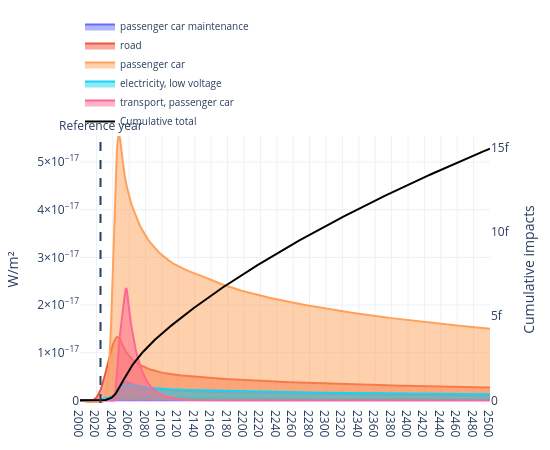

The notebook cell this image was saved under:
### Code cell
from trails.plotting import plot_rf

fig = plot_rf(
    trails=trails,
    reference_year=2025,
    #by="flow",
    year_range=(2000, 2500),
    year_tick=20,
    flow_groupby_name=True,
    #y_max=0.2e-16
)
fig.show()

### Figure 1 — Plotly figure (JSON) as saved in the notebook; plotly's stock layout.template omitted (floating-point values rounded to 4 significant figures; data arrays with more than 128 entries replaced by an {"elided": "..."} marker saying what was removed)
{"data": [{"fill": "tozeroy", "hovertemplate": "<b>%{meta}</b><br>Year: %{x}<br>W/m²: %{y:.6g}<extra></extra>", "line": {"width": 2}, "meta": "passenger car maintenance", "mode": "lines", "name": "passenger car maintenance", "opacity": 0.4, "showlegend": true, "type": "scatter", "x": {"elided": "501 int values"}, "y": {"elided": "501 float values"}}, {"fill": "tozeroy", "hovertemplate": "<b>%{meta}</b><br>Year: %{x}<br>W/m²: %{y:.6g}<extra></extra>", "line": {"width": 2}, "meta": "road", "mode": "lines", "name": "road", "opacity": 0.4, "showlegend": true, "type": "scatter", "x": {"elided": "501 int values"}, "y": {"elided": "501 float values"}}, {"fill": "tozeroy", "hoverinfo": "skip", "line": {"width": 2}, "meta": "road maintenance", "mode": "lines", "name": "road maintenance", "opacity": 0.4, "showlegend": false, "type": "scatter", "x": {"elided": "501 int values"}, "y": {"elided": "501 float values"}}, {"fill": "tozeroy", "hoverinfo": "skip", "line": {"width": 2}, "meta": "tetrafluoroethane, R134a", "mode": "lines", "name": "tetrafluoroethane, R134a", "opacity": 0.4, "showlegend": false, "type": "scatter", "x": {"elided": "501 int values"}, "y": {"elided": "501 float values"}}, {"fill": "tozeroy", "hovertemplate": "<b>%{meta}</b><br>Year: %{x}<br>W/m²: %{y:.6g}<extra></extra>", "line": {"width": 2}, "meta": "passenger car", "mode": "lines", "name": "passenger car", "opacity": 0.4, "showlegend": true, "type": "scatter", "x": {"elided": "501 int values"}, "y": {"elided": "501 float values"}}, {"fill": "tozeroy", "hovertemplate": "<b>%{meta}</b><br>Year: %{x}<br>W/m²: %{y:.6g}<extra></extra>", "line": {"width": 2}, "meta": "electricity, low voltage", "mode": "lines", "name": "electricity, low voltage", "opacity": 0.4, "showlegend": true, "type": "scatter", "x": {"elided": "501 int values"}, "y": {"elided": "501 float values"}}, {"fill": "tozeroy", "hovertemplate": "<b>%{meta}</b><br>Year: %{x}<br>W/m²: %{y:.6g}<extra></extra>", "line": {"width": 2}, "meta": "transport, passenger car", "mode": "lines", "name": "transport, passenger car", "opacity": 0.4, "showlegend": true, "type": "scatter", "x": {"elided": "501 int values"}, "y": {"elided": "501 float values"}}, {"hovertemplate": "<b>Cumulative total</b><br>Year: %{x}<br>Cumulative impacts: %{y:.6g}<extra></extra>", "line": {"color": "black", "width": 2}, "mode": "lines", "name": "Cumulative total", "showlegend": true, "type": "scatter", "x": {"elided": "501 int values"}, "y": {"elided": "501 float values"}, "yaxis": "y2"}], "layout": {"annotations": [{"showarrow": false, "text": "Reference year", "x": 2025, "xanchor": "center", "xref": "x", "y": 1, "yanchor": "bottom", "yref": "y domain"}, {"showarrow": false, "text": "Radiative forcing by gas/flow", "x": 0.5, "xanchor": "center", "xref": "paper", "y": -0.2, "yanchor": "top", "yref": "paper"}], "height": 450, "hoverlabel": {"align": "left", "font": {"size": 11}}, "hovermode": "x unified", "legend": {"entrywidth": 260, "entrywidthmode": "pixels", "font": {"size": 10}, "orientation": "h", "x": 0, "xanchor": "left", "y": 1, "yanchor": "bottom"}, "margin": {"b": 40, "l": 60, "r": 60, "t": 119}, "shapes": [{"line": {"dash": "dash", "width": 2}, "type": "line", "x0": 2025, "x1": 2025, "xref": "x", "y0": 0, "y1": 1, "yref": "y domain"}], "title": {"text": "", "x": 0.5, "xanchor": "center"}, "width": 550, "xaxis": {"dtick": 20, "range": [2000, 2500], "showgrid": true, "tick0": 2000, "tickmode": "linear"}, "yaxis": {"range": [-5.577e-19, 5.548e-17], "showgrid": true, "title": {"text": "W/m²"}, "type": "linear"}, "yaxis2": {"overlaying": "y", "range": [-1.576e-16, 1.567e-14], "showgrid": false, "side": "right", "title": {"text": "Cumulative impacts"}}}}
